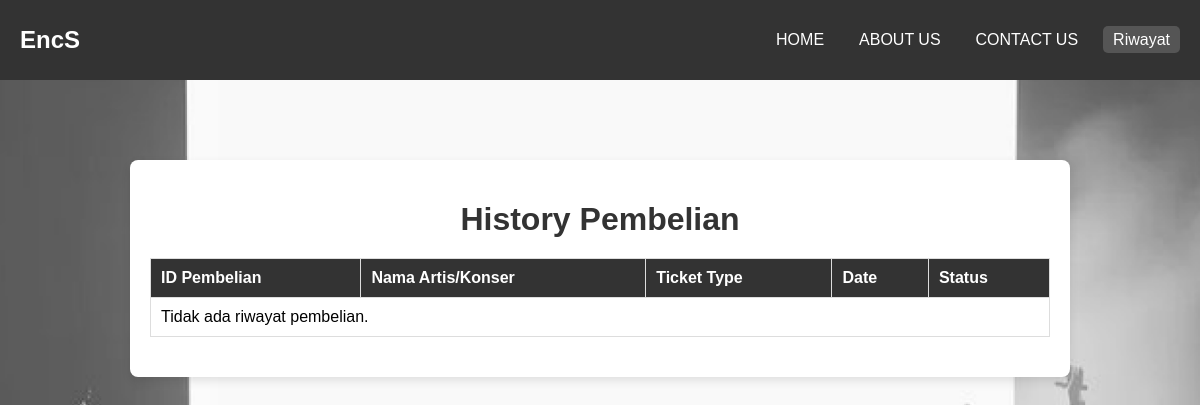
/Riwayat.php (signed in), run on an earlier commit of the app's database.
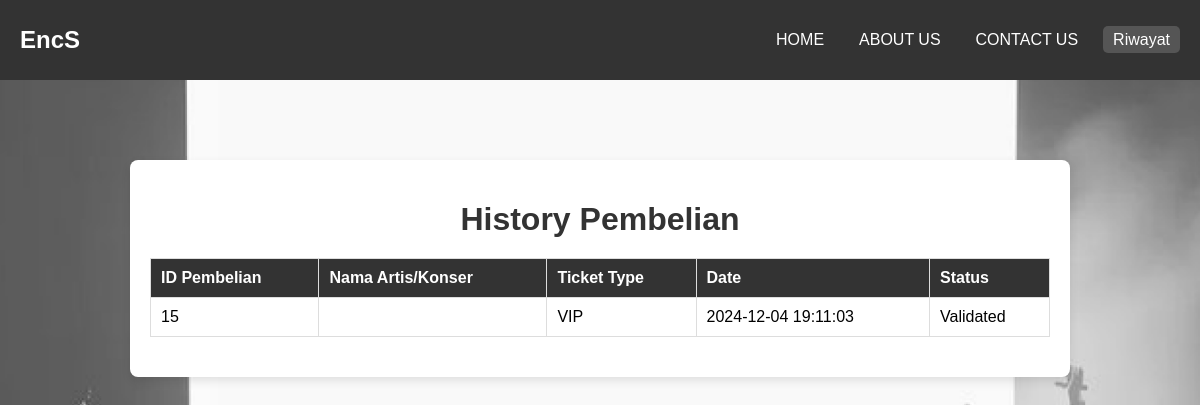
And on a later commit of the database.
### tables this page shows
CREATE TABLE `pembayaran` (
  `id` int(11) NOT NULL,
  `concert_id` int(11) NOT NULL,
  `ticket_type` varchar(50) NOT NULL,
  `name` varchar(100) NOT NULL,
  `email` varchar(100) NOT NULL,
  `phone` varchar(15) NOT NULL,
  `payment_status` varchar(20) NOT NULL,
  `ticket_code` varchar(20) NOT NULL,
  `created_at` timestamp NOT NULL DEFAULT current_timestamp()
);

### Riwayat.php (the view, shortened to what this page needs)
<?php
include('connection.php');
$query = "SELECT p.id, k.concert_name, p.ticket_type, p.created_at, p.payment_status
          FROM pembayaran p
          JOIN konser k ON p.concert_id = k.id
          WHERE p.email = ?";
$stmt = $conn->prepare($query);
$stmt->bind_param("s", $_SESSION['email']);
$stmt->execute();
$result = $stmt->get_result();
$riwayat = [];
if ($result->num_rows > 0) {
    while ($row = $result->fetch_assoc()) {
        $riwayat[] = $row;
    }
}
?>
<!DOCTYPE html>
<html lang="en">
<head>
    <link rel="stylesheet" href="Riwayat.css">
</head>
<body>
    <nav class="navbar">
        <div class="merk">EncS</div>
        <ul class="nav-links">
            <li><a href="home.php">HOME</a></li>
            <li><a href="about.php">ABOUT US</a></li>
            <li><a href="contact.php">CONTACT US</a></li>
            <li><a href="Riwayat.php" class="active">Riwayat</a></li>
        </ul>
    </nav>
    <div class="container">
        <h1>History Pembelian</h1>
        <table>
            <thead>
                <tr>
                    <th>ID Pembelian</th>
                    <th>Nama Artis/Konser</th>
                    <th>Ticket Type</th>
                    <th>Date</th>
                    <th>Status</th>
                </tr>
            </thead>
            <tbody id="riwayat-table">
                <?php if (count($riwayat) > 0): ?>
                    <?php foreach ($riwayat as $item): ?>
                        <tr>
                            <td><?= $item['id'] ?></td>
                            <td><?= $item['concert_name'] ?></td>
                            <td><?= $item['ticket_type'] ?></td>
                            <td><?= $item['created_at'] ?></td>
                            <td><?= $item['payment_status'] ?></td>
                        </tr>
                    <?php endforeach; ?>
                <?php else: ?>
                    <tr>
                        <td colspan="5">Tidak ada riwayat pembelian.</td>
                    </tr>
                <?php endif; ?>
            </tbody>
        </table>
    </div>
</body>
</html>

What changed in the data, as far as the page shows it:
added pembayaran: id "15", ticket_type "VIP", created_at "2024-12-04 19:11:03", payment_status "Validated"
Also different on the page:
text no longer shown: "Tidak ada riwayat pembelian."
